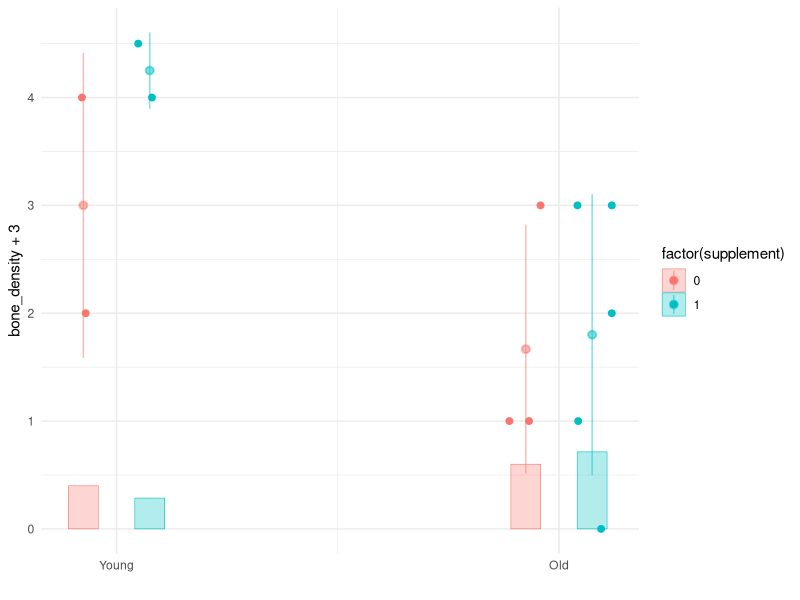
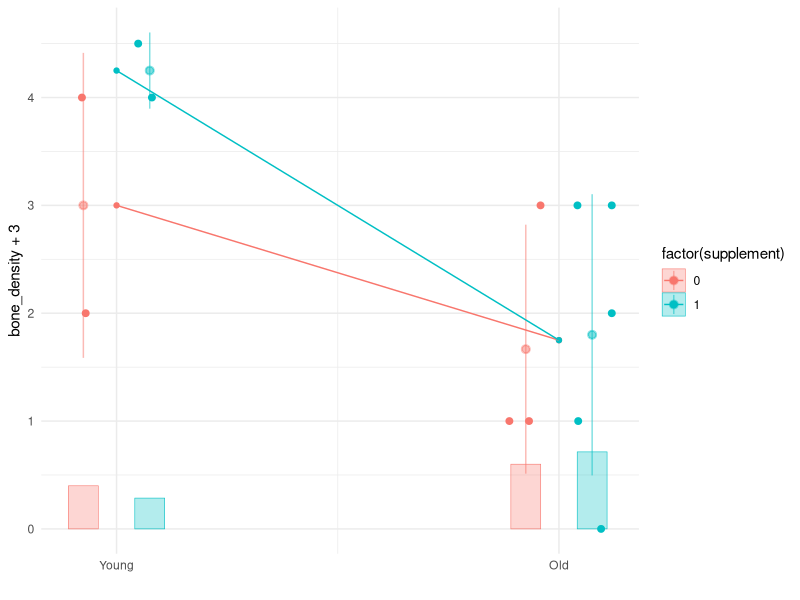
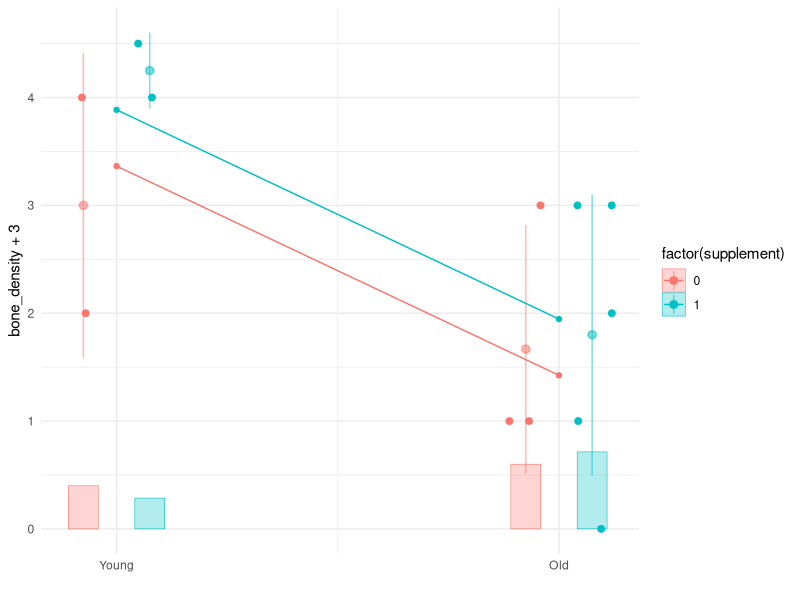
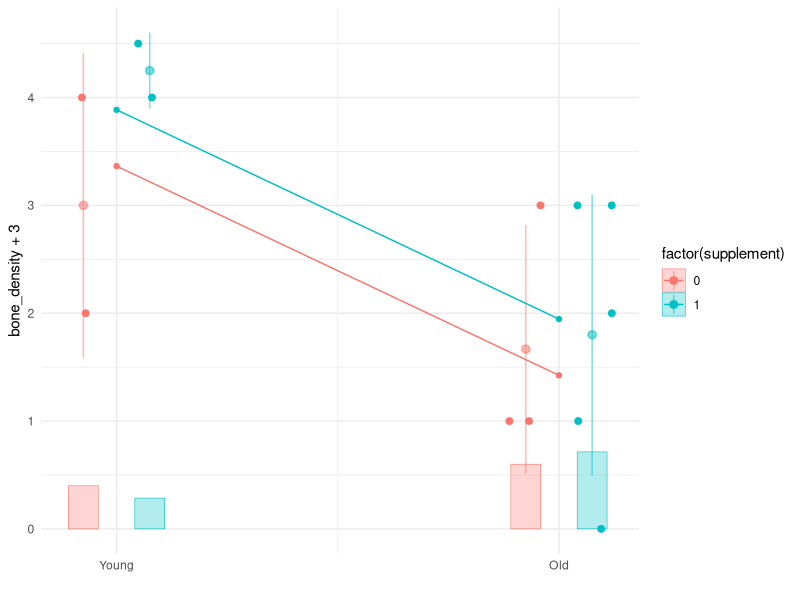
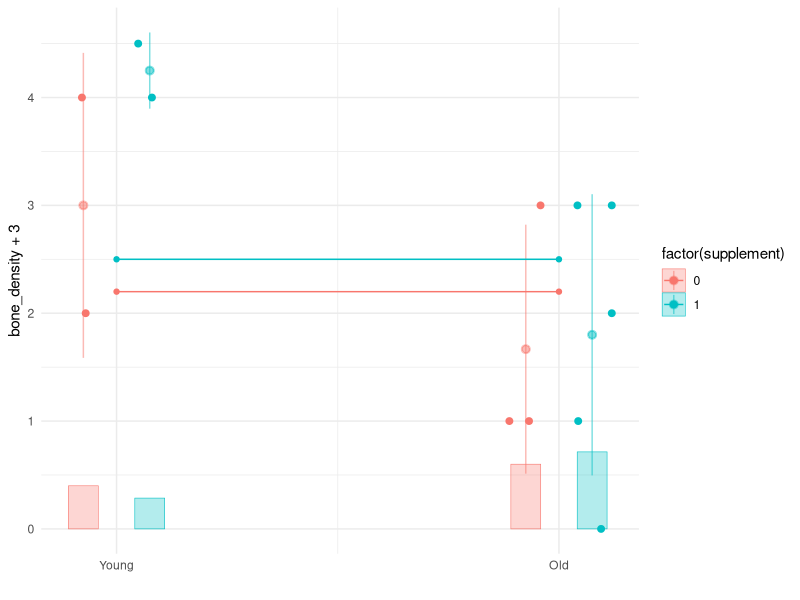

These charts were generated, in order, by the following R code: (Note: this script raises an error after producing the figures.)
## ---- chunk 1
#| echo: true
library(ggplot2)
library(tidyverse)
library(rpart)
## ---- chunk 2
#| echo: true
theme_set(theme_minimal())
options(scipen = 1, digits = 2)
## ---- chunk 3
#| echo: true
bone.data = data.frame(age        = c(1, 1, 1, 1, 1, 1, 1, 1, 0, 0, 0, 0),
                       supplement = c(1, 1, 0, 1, 1, 1, 0, 0, 0, 1, 0, 1),
                       bone_density = c(-2, -3, -2, 0, -1, 0, -2, 0, 1, 1, -1, 1.5))
bone.data
## ---- chunk 4
#| echo: true
plotX = function(w,x) { x + 0.15*(w-0.5) } 

bone.plot = 
  ggplot(bone.data) + 
    geom_point(aes(x=plotX(supplement, age), y=bone_density+3, color=factor(supplement)),
               alpha=1, size=2, position=position_jitter(width=0.05, height=0, seed=2)) + 
    stat_summary(aes(x=plotX(supplement, age), y=bone_density+3, color=factor(supplement)), 
                 geom='pointrange', fun=mean, 
                                    fun.min=\(x)mean(x)-sd(x), 
                                    fun.max=\(x)mean(x)+sd(x), alpha=.5) +    
    geom_bar(aes(x=plotX(supplement, age), y=after_stat(prop), fill=factor(supplement), color=factor(supplement)), 
             position='identity', alpha=.3, linewidth=.2) + 
    scale_x_continuous(breaks=c(0,1), labels=c('Young', 'Old')) + xlab('') 
     
bone.plot
## ---- chunk 5
#| echo: true
all.functions.model.fit = lm(bone_density ~ supplement * age, data=bone.data)
muhat.all = function(w,x) { predict(all.functions.model.fit, newdata=data.frame(supplement=w, age=x)) }

CATEhat = function(x) { muhat.all(1,x) - muhat.all(0,x) }

W = bone.data$supplement
X = bone.data$age
ATThat = mean(CATEhat(X[W==1]))
ATEhat = mean(CATEhat(X))

# print the estimates. Include the previous point estimates for comparison
data.frame(CATE0=CATEhat(0), CATE1=CATEhat(1), ATThat=ATThat, ATEhat=ATEhat)
## ---- chunk 6
#| echo: true
Y = bone.data$bone_density
Deltahat = mean(Y[W==1]) - mean(Y[W==0])
data.frame(CATE0=CATEhat(0), CATE1=CATEhat(1), ATThat=ATThat, ATEhat=ATEhat, Delta=Deltahat)
## ---- chunk 7
#| echo: true
prediction.function = function(model.fit) { function(w,x) { predict(model.fit, newdata=data.frame(supplement=w, age=x)) } }
plot.predictions = function(muhat) { 
  grid = expand.grid(supplement=c(0,1), age=c(0,1))
  bone.plot +
    geom_point(aes(x=age, y=muhat(supplement, age)+3, color=factor(supplement)), data=grid) + 
    geom_line(aes(x=age,  y=muhat(supplement, age)+3, color=factor(supplement)), data=grid)
}
## ---- chunk 8
#| echo: true
#| layout-nrow: 2
#| layout-ncol: 2
#| fig-cap:
#| - "Piecewise-constant model"
#| - "Additive model"
#| - "Parallel lines model"
#| - "Horizontal lines model" 


## The piecewise-constant model
# Tell rpart to not to worry about having more than 1 observation per level of the coarsened covariate 
# (or, in more evocative terms, per 'bucket')
rpart.settings = rpart.control(minbucket=1)  
# Then fit and plot
piecewise.constant.model.fit = rpart(bone_density ~ supplement + age, data=bone.data, control=rpart.settings)
muhat.piecewise.constant = prediction.function(piecewise.constant.model.fit)
plot.predictions(muhat.piecewise.constant)

## The additive model
additive.model.fit = lm(bone_density ~ factor(supplement) + factor(age), data=bone.data)
muhat.additive = prediction.function(additive.model.fit)
plot.predictions(muhat.additive)

## The parallel lines model
parallel.lines.model.fit = lm(bone_density ~ factor(supplement) + age, data=bone.data)
muhat.parallel = prediction.function(parallel.lines.model.fit)
plot.predictions(muhat.parallel)

## The horizontal lines model
horizontal.lines.model.fit = lm(bone_density ~ factor(supplement), data=bone.data)
muhat.horizontal = prediction.function(horizontal.lines.model.fit)
plot.predictions(muhat.horizontal)
## ---- chunk 9
prediction.functions = list(all=muhat.all, additive=muhat.additive, horizontal=muhat.horizontal)
map(prediction.functions, function(muhat) { 
  CATEhat = function(x) { muhat(1,x) - muhat(0,x) } 
  data.frame(CATE0 = CATEhat(0), 
             CATE1 = CATEhat(1),
             ATT =  mean(CATEhat(X[W==1])), 
             ATE =  mean(CATEhat(X)),
             Delta = mean(muhat(1,X[W==1])) - mean(muhat(0,X[W==0])))
}) |> bind_rows(.id='model')
## ---- chunk 10
#| echo: true
social.pressure = read.csv('social-pressure-data.csv')
keep = social.pressure$treatment %in% c(' Control', ' Neighbors') & (2006 - social.pressure$yob)< 96
turnout.data = data.frame(W=as.numeric(social.pressure[keep,'treatment'] == ' Neighbors'),
                          X=2006-social.pressure[keep, 'yob'],
                          Y = as.numeric(social.pressure[keep,'voted'] == 'Yes'))
## ---- chunk 11
#| echo: true

plotX = function(w,x) { x + 0.75*(w-0.5) } 

turnout.summary.plot = 
  ggplot(turnout.data) + 
    stat_summary(aes(x=plotX(W,X), y=Y, color=factor(W)),
                 geom='pointrange', fun=mean, 
                                    fun.min=\(x)mean(x)-sd(x), 
                                    fun.max=\(x)mean(x)+sd(x), alpha=.2, size=.5, linewidth=.5) +    
    geom_bar(aes(x=plotX(W, X), y=10*after_stat(prop), fill=factor(W), color=factor(W)), 
             position='identity', alpha=.1, linewidth=.1) + xlab('') 

turnout.plot = turnout.summary.plot + 
  geom_point(aes(x=plotX(W, X), y=Y,  color=factor(W)),
            alpha=.01, size=.01, position=position_jitter(width=0.25, height=.1, seed=2))  

turnout.plot
## ---- chunk 12
#| echo: true
#| layout-ncol: 2
#| layout-nrow: 2
#| fig-cap:
#| - "All functions model"
#| - "Additive model"
#| - "Parallel lines model"
#| - "Horizontal lines model" 

prediction.function = function(model.fit) { function(w,x) { predict(model.fit, newdata=data.frame(W=w, X=x)) } }
plot.predictions = function(muhat) { 
  grid = expand.grid(W=c(0,1), X=min(turnout.data$X):max(turnout.data$X))
  turnout.summary.plot +
    geom_line(aes(x=X,  y=muhat(W, X), color=factor(W)), data=grid)
}

all.functions.model.fit = lm(Y ~ factor(W)*factor(X), data=turnout.data)
muhat.all = prediction.function(all.functions.model.fit)
plot.predictions(muhat.all)

additive.model.fit = lm(Y ~ factor(W) + factor(X), data=turnout.data)
muhat.additive = prediction.function(additive.model.fit)
plot.predictions(muhat.additive)

parallel.lines.model.fit = lm(Y ~ factor(W) + X, data=turnout.data)
muhat.parallel = prediction.function(parallel.lines.model.fit)
plot.predictions(muhat.parallel)

horizontal.lines.model.fit = lm(Y ~ factor(W),     data=turnout.data)
muhat.horizontal = prediction.function(horizontal.lines.model.fit)
plot.predictions(muhat.horizontal)
## ---- chunk 13
x = min(turnout.data$X):max(turnout.data$X)
CATE.data = data.frame(x=x, 
                       all.functions    = muhat.all(1,x) - muhat.all(0,x),
                       additive         = muhat.additive(1,x) - muhat.additive(0,x),
                       parallel.lines   = muhat.parallel(1,x) - muhat.parallel(0,x),
                       horizontal.lines = muhat.horizontal(1,x) - muhat.horizontal(0,x)) |>
              pivot_longer(-x, names_to='model', values_to='CATE')
CATE.data$model = factor(CATE.data$model, levels=c('all.functions', 'additive', 'parallel.lines', 'horizontal.lines'))
ggplot(CATE.data) + geom_line(aes(x=x, y=CATE, color=model) ) + ylab('CATE(x)') + facet_wrap(~model, ncol=4) + guides(color=FALSE) 
## ---- chunk 14
X = turnout.data$X
W = turnout.data$W
prediction.functions = list(all=muhat.all, additive=muhat.additive, parallel = muhat.parallel, horizontal=muhat.horizontal)
map(prediction.functions, function(muhat) { 
  CATEhat = function(x) { muhat(1,x) - muhat(0,x) } 
  data.frame(ATT =  mean(CATEhat(X[W==1])), 
             ATE =  mean(CATEhat(X)),
             Delta = mean(muhat(1,X[W==1])) - mean(muhat(0,X[W==0])))
}) |> bind_rows(.id='model')
